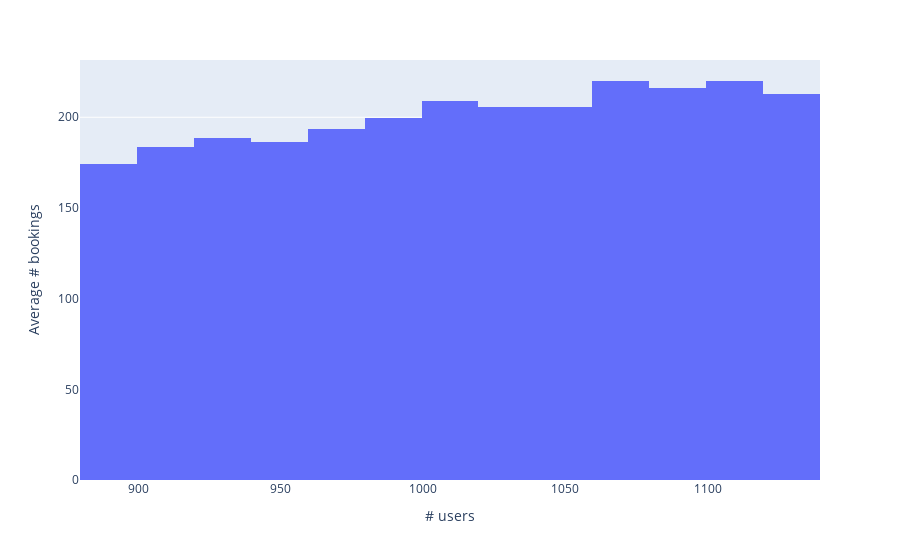

Write notebook code for a chart like this one.
### Markdown cell above
#### Setting axes titles

Let's reproduce one of the examples above and use the ```update_layout()``` function to set the x-axis (y-axis) title with its ```xaxis_title``` (```yaxis_title```) argument.

### Code cell
fig = px.histogram(data_users_dict, x="number_of_users", y='number_of_bookings', histfunc='avg')
fig.update_layout(
    xaxis_title="# users",
    yaxis_title="Average # bookings",
)
fig.show()

### Figure 1 — Plotly figure (JSON) as saved in the notebook; plotly's stock layout.template omitted (floating-point values rounded to 4 significant figures)
{"data": [{"alignmentgroup": "True", "bingroup": "x", "histfunc": "avg", "hovertemplate": "number_of_users=%{x}<br>avg of number_of_bookings=%{y}<extra></extra>", "legendgroup": "", "marker": {"color": "#636efa", "pattern": {"shape": ""}}, "name": "", "offsetgroup": "", "orientation": "v", "showlegend": false, "type": "histogram", "x": [979, 994, 999, 1010, 1016, 973, 973, 979, 927, 993, 976, 939, 937, 1044, 991, 958, 996, 1022, 1017, 1009, 982, 976, 988, 972, 1074, 1052, 1051, 963, 987, 967, 958, 1036, 951, 964, 981, 903, 1098, 989, 1067, 979, 1075, 918, 1015, 975, 956, 986, 925, 901, 1101, 989, 1019, 982, 984, 937, 1070, 999, 984, 945, 937, 1000, 1074, 980, 991, 970, 922, 908, 959, 1046, 1094, 1041, 1035, 1049, 977, 998, 911, 1048, 1002, 978, 1000, 899, 1079, 961, 1000, 952, 896, 1017, 901, 983, 1073, 947, 998, 1009, 1065, 1049, 981, 997, 921, 989, 1017, 1014, 898, 984, 1078, 991, 1049, 977, 963, 1012, 990, 1036, 986, 918, 993, 1037, 979, 1037, 1024, 970, 1134, 1053], "xaxis": "x", "y": [191, 199, 193, 215, 211, 200, 167, 187, 188, 212, 194, 206, 177, 197, 193, 175, 197, 200, 221, 217, 206, 173, 207, 208, 213, 211, 211, 185, 202, 183, 197, 214, 184, 189, 190, 189, 209, 183, 197, 220, 217, 195, 209, 189, 192, 185, 200, 174, 220, 198, 206, 183, 209, 159, 202, 202, 225, 187, 198, 198, 226, 187, 210, 198, 186, 184, 175, 201, 223, 203, 206, 208, 202, 203, 168, 198, 198, 191, 190, 183, 245, 208, 197, 200, 175, 193, 188, 207, 241, 181, 194, 225, 213, 207, 199, 217, 193, 198, 210, 210, 165, 207, 225, 209, 215, 196, 210, 237, 193, 198, 184, 186, 199, 206, 181, 200, 217, 194, 213, 207], "yaxis": "y"}], "layout": {"barmode": "relative", "legend": {"tracegroupgap": 0}, "margin": {"t": 60}, "xaxis": {"anchor": "y", "domain": [0, 1], "title": {"text": "# users"}}, "yaxis": {"anchor": "x", "domain": [0, 1], "title": {"text": "Average # bookings"}}}}
